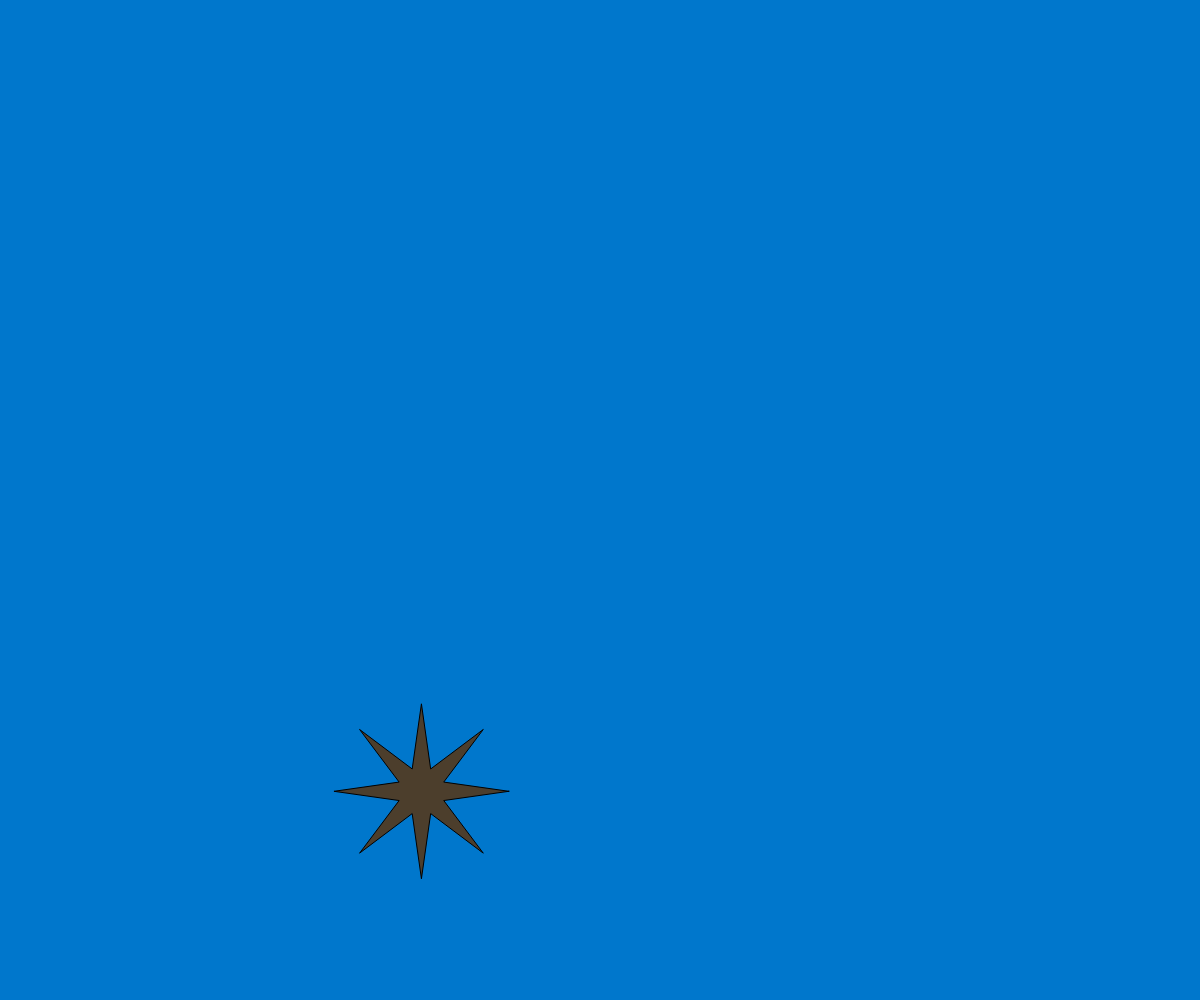
Frame 1 (no input)
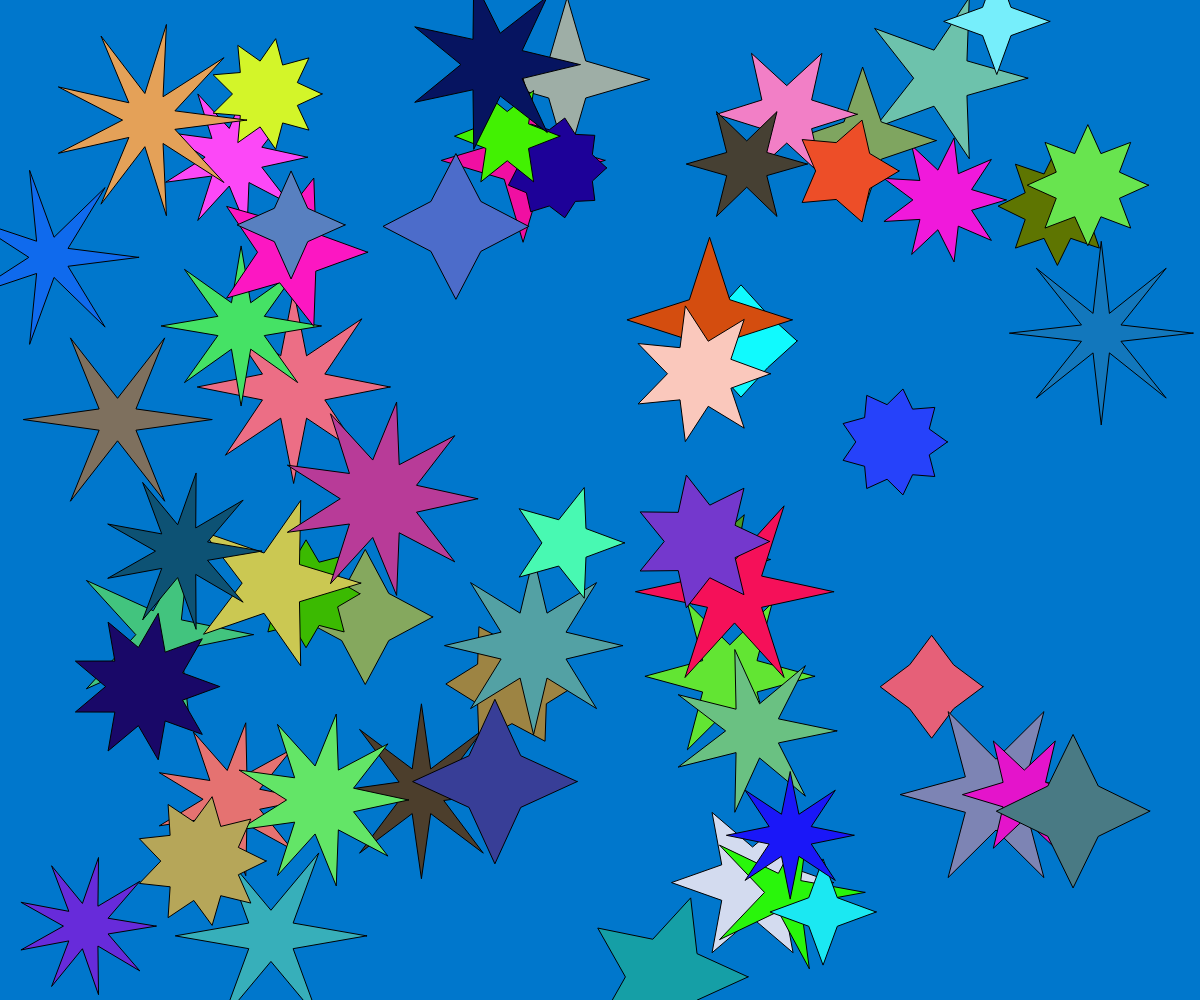
Frame 60 (no input)
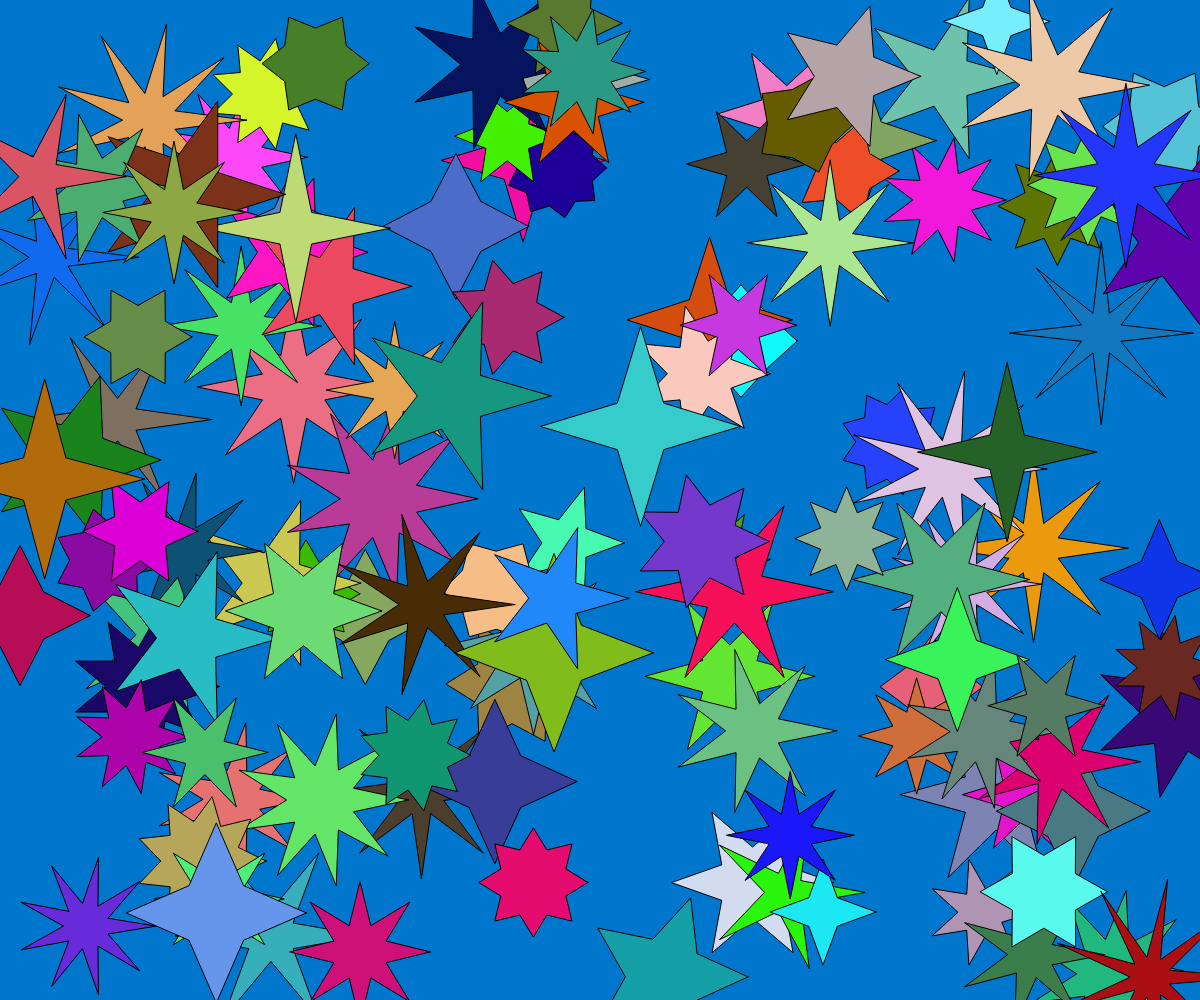
Frame 120 (the mouse pressed at the canvas centre since frame 60)

The p5.js sketch that drew these frames (run headless with seeded random() and noise() and a simulated clock; from frame 60 on, the mouse is pressed at the canvas centre):

// p5.js sketch
// ── sketch.js
var stars = 10000;
var num = 0;

function setup(){
  createCanvas(window.innerWidth, window.innerHeight);
  background("#07c");
  frameRate(1000);
};

function draw() {
  if(num<stars){
    var puntas = floor(random(4,10));
    estrella(puntas);
    num++;
  }
}

function estrella(puntas){
  var vertices = puntas * 2;
  var angulo = TWO_PI / vertices;
  var radioInterno = random(20,40);
  var radioExterno = random(50,100);
  var xx = random(20, width-20);
  var yy = random(20, height-20);
  fill(color(random(255),random(255),random(255)));
  beginShape();
  for(var i = 0; i < vertices; i++){
    var x, y;
    if(i%2 == 0){
      x = cos(angulo*i) * radioExterno;
      y = sin(angulo*i) * radioExterno;
    } else {
      x = cos(angulo*i) * radioInterno;
      y = sin(angulo*i) * radioInterno;
    }
    vertex(x+xx,y+yy);
  }
  endShape(CLOSE);
}
